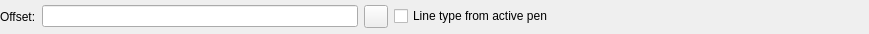
<?xml version="1.0" encoding="UTF-8"?>
<ui version="4.0">
 <class>LC_CenterLineOptionsWidget</class>
 <widget class="QWidget" name="LC_CenterLineOptionsWidget">
  <property name="geometry">
   <rect>
    <x>0</x>
    <y>0</y>
    <width>869</width>
    <height>34</height>
   </rect>
  </property>
  <property name="windowTitle">
   <string>Form</string>
  </property>
  <layout class="QGridLayout" name="gridLayout">
   <property name="leftMargin">
    <number>0</number>
   </property>
   <property name="topMargin">
    <number>1</number>
   </property>
   <property name="rightMargin">
    <number>0</number>
   </property>
   <property name="bottomMargin">
    <number>1</number>
   </property>
   <item row="0" column="2">
    <widget class="QToolButton" name="tbPickOffset">
     <property name="toolTip">
      <string>Pick offset from drawing</string>
     </property>
     <property name="text">
      <string/>
     </property>
     <property name="icon">
      <iconset resource="../../../../res/icons/icons.qrc">
       <normaloff>:/icons/interactive_pick_distance.lci</normaloff>:/icons/interactive_pick_distance.lci</iconset>
     </property>
    </widget>
   </item>
   <item row="0" column="0">
    <widget class="QLabel" name="label">
     <property name="text">
      <string>Offset:</string>
     </property>
    </widget>
   </item>
   <item row="0" column="3">
    <widget class="QCheckBox" name="cbLineTypeFromActivePen">
     <property name="toolTip">
      <string>If checked, linetype of active pen will be used for center mark. Otherwise - it will be Center (small)</string>
     </property>
     <property name="text">
      <string>Line type from active pen</string>
     </property>
    </widget>
   </item>
   <item row="0" column="1">
    <widget class="QLineEdit" name="leOffset">
     <property name="toolTip">
      <string>Offset of line's length from original lines </string>
     </property>
    </widget>
   </item>
   <item row="0" column="4">
    <spacer name="horizontalSpacer">
     <property name="orientation">
      <enum>Qt::Orientation::Horizontal</enum>
     </property>
     <property name="sizeHint" stdset="0">
      <size>
       <width>0</width>
       <height>0</height>
      </size>
     </property>
    </spacer>
   </item>
  </layout>
 </widget>
 <resources>
  <include location="../../../../res/icons/icons.qrc"/>
 </resources>
 <connections/>
</ui>
